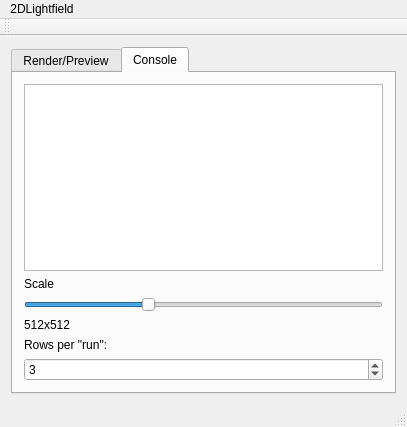
<?xml version="1.0" encoding="UTF-8"?>
<ui version="4.0">
 <class>MainWindow</class>
 <widget class="QMainWindow" name="MainWindow">
  <property name="geometry">
   <rect>
    <x>0</x>
    <y>0</y>
    <width>407</width>
    <height>427</height>
   </rect>
  </property>
  <property name="windowTitle">
   <string>MainWindow</string>
  </property>
  <widget class="QWidget" name="centralWidget">
   <layout class="QGridLayout" name="gridLayout">
    <item row="0" column="0">
     <widget class="QTabWidget" name="tabWidget">
      <property name="currentIndex">
       <number>1</number>
      </property>
      <widget class="QWidget" name="tab">
       <attribute name="title">
        <string>Render/Preview</string>
       </attribute>
       <layout class="QGridLayout" name="gridLayout_3">
        <item row="0" column="0">
         <widget class="QGraphicsView" name="graphicsView"/>
        </item>
       </layout>
      </widget>
      <widget class="QWidget" name="tab_2">
       <attribute name="title">
        <string>Console</string>
       </attribute>
       <layout class="QGridLayout" name="gridLayout_2">
        <item row="0" column="0">
         <widget class="QTextEdit" name="textEdit"/>
        </item>
        <item row="1" column="0">
         <widget class="QLabel" name="label">
          <property name="text">
           <string>Scale</string>
          </property>
         </widget>
        </item>
        <item row="2" column="0">
         <widget class="QSlider" name="horizontalSlider">
          <property name="maximum">
           <number>1500</number>
          </property>
          <property name="value">
           <number>512</number>
          </property>
          <property name="orientation">
           <enum>Qt::Horizontal</enum>
          </property>
         </widget>
        </item>
        <item row="3" column="0">
         <widget class="QLabel" name="label_2">
          <property name="text">
           <string>512x512</string>
          </property>
         </widget>
        </item>
        <item row="4" column="0">
         <widget class="QLabel" name="label_3">
          <property name="text">
           <string>Rows per &quot;run&quot;:</string>
          </property>
         </widget>
        </item>
        <item row="5" column="0">
         <widget class="QSpinBox" name="spinBox">
          <property name="minimum">
           <number>1</number>
          </property>
          <property name="maximum">
           <number>500</number>
          </property>
          <property name="singleStep">
           <number>10</number>
          </property>
          <property name="value">
           <number>3</number>
          </property>
         </widget>
        </item>
       </layout>
      </widget>
     </widget>
    </item>
   </layout>
  </widget>
  <widget class="QMenuBar" name="menuBar">
   <property name="geometry">
    <rect>
     <x>0</x>
     <y>0</y>
     <width>407</width>
     <height>26</height>
    </rect>
   </property>
   <widget class="QMenu" name="menu2DLightfield">
    <property name="title">
     <string>2DLightfield</string>
    </property>
    <addaction name="actionLoadData"/>
    <addaction name="actionNewRender"/>
    <addaction name="separator"/>
    <addaction name="actionPreview"/>
    <addaction name="actionStart_Stop_Render"/>
   </widget>
   <addaction name="menu2DLightfield"/>
  </widget>
  <widget class="QToolBar" name="mainToolBar">
   <attribute name="toolBarArea">
    <enum>TopToolBarArea</enum>
   </attribute>
   <attribute name="toolBarBreak">
    <bool>false</bool>
   </attribute>
  </widget>
  <widget class="QStatusBar" name="statusBar"/>
  <action name="actionLoadData">
   <property name="text">
    <string>LoadData</string>
   </property>
  </action>
  <action name="actionNewRender">
   <property name="text">
    <string>NewRender</string>
   </property>
  </action>
  <action name="actionPreview">
   <property name="text">
    <string>Preview</string>
   </property>
  </action>
  <action name="actionStart_Stop_Render">
   <property name="text">
    <string>Start/Stop Render</string>
   </property>
  </action>
 </widget>
 <layoutdefault spacing="6" margin="11"/>
 <resources/>
 <connections/>
</ui>
